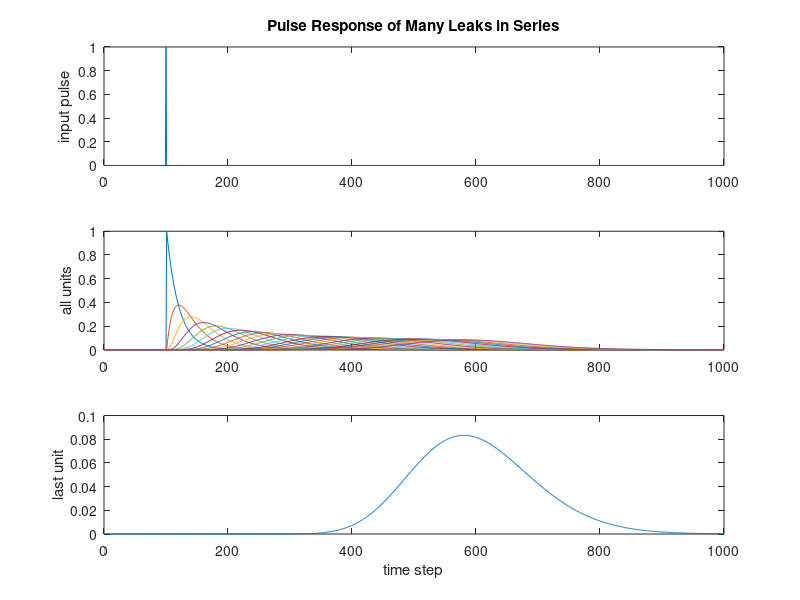

The MATLAB script that drew this image:
% NleakSeries.m
% this script sets up N units, with positive feedback, in series;

% set number of model neurons
n=25;

% set time step, time constant,
% and end time in seconds
tEnd=1000;
tVec=0:tEnd;
nTs=tEnd+1;

% set feedback and input weights
V=[1;zeros(n-1,1)];
wmain=ones(1,n)*0.95;
woff=ones(1,n-1)*0.05;
W=diag(wmain,0)+diag(woff,-1);

% set up input
x=zeros(1,nTs);
start=101;
x(start)=1;

% set up outputs
y=zeros(n,nTs);

% find outputs
for t=2:nTs,
    y(:,t)=W*y(:,t-1) + V*x(t-1);
end

[eVec,eVal]=eig(W); % find eigenvalues and eigenvectors
eVal=diag(eVal); % extract eigenvalues
magEVal=abs(eVal); % find magnitude of eigenvalues
[eVec eVal magEVal] % show eigenvectors, eigenvalues, magnitude

% plot results
clf
subplot(311)
plot(tVec,x)
ylabel('input pulse')
title('Pulse Response of Many Leaks in Series')
subplot(312)
plot(tVec,y)
ylabel('all units')
subplot(313)
plot(tVec,y(n,:))
ylabel('last unit')
xlabel('time step')
